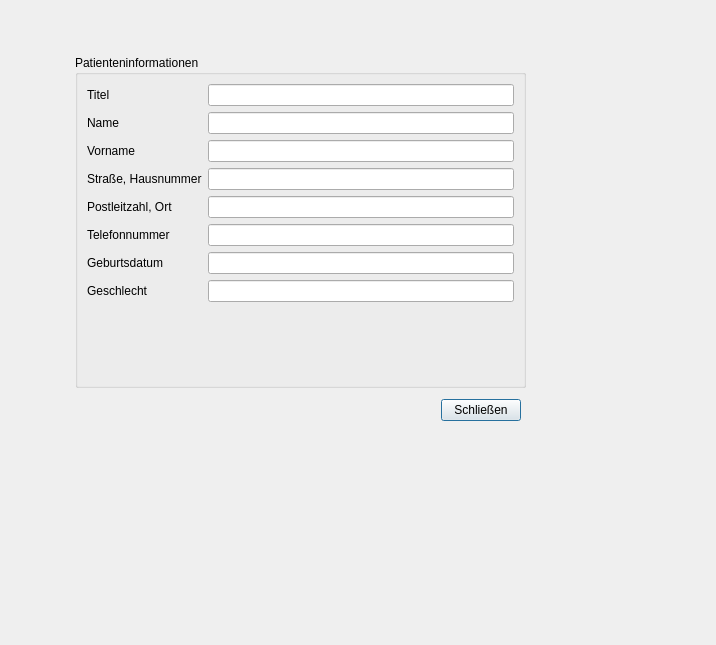
<?xml version="1.0" encoding="UTF-8"?>
<ui version="4.0">
 <class>patientviewdialog</class>
 <widget class="QDialog" name="patientviewdialog">
  <property name="geometry">
   <rect>
    <x>0</x>
    <y>0</y>
    <width>716</width>
    <height>645</height>
   </rect>
  </property>
  <property name="windowTitle">
   <string>Form</string>
  </property>
  <widget class="QWidget" name="verticalLayoutWidget">
   <property name="geometry">
    <rect>
     <x>70</x>
     <y>50</y>
     <width>461</width>
     <height>381</height>
    </rect>
   </property>
   <layout class="QVBoxLayout" name="verticalLayout">
    <property name="leftMargin">
     <number>5</number>
    </property>
    <property name="topMargin">
     <number>5</number>
    </property>
    <property name="rightMargin">
     <number>5</number>
    </property>
    <property name="bottomMargin">
     <number>5</number>
    </property>
    <item>
     <widget class="QGroupBox" name="PatientInfoGroupBox">
      <property name="minimumSize">
       <size>
        <width>0</width>
        <height>0</height>
       </size>
      </property>
      <property name="title">
       <string>Patienteninformationen</string>
      </property>
      <layout class="QFormLayout" name="formLayout">
       <item row="0" column="0">
        <widget class="QLabel" name="TitleLabel">
         <property name="text">
          <string>Titel</string>
         </property>
        </widget>
       </item>
       <item row="0" column="1">
        <widget class="QLineEdit" name="TitleLineEdit">
         <property name="readOnly">
          <bool>true</bool>
         </property>
        </widget>
       </item>
       <item row="1" column="0">
        <widget class="QLabel" name="NameLabel">
         <property name="text">
          <string>Name</string>
         </property>
        </widget>
       </item>
       <item row="1" column="1">
        <widget class="QLineEdit" name="NameLineEdit">
         <property name="readOnly">
          <bool>true</bool>
         </property>
        </widget>
       </item>
       <item row="2" column="0">
        <widget class="QLabel" name="FirstNameLabel">
         <property name="text">
          <string>Vorname</string>
         </property>
        </widget>
       </item>
       <item row="2" column="1">
        <widget class="QLineEdit" name="FirstNameLineEdit">
         <property name="readOnly">
          <bool>true</bool>
         </property>
        </widget>
       </item>
       <item row="3" column="0">
        <widget class="QLabel" name="StreetLabel">
         <property name="text">
          <string>Straße, Hausnummer</string>
         </property>
        </widget>
       </item>
       <item row="3" column="1">
        <widget class="QLineEdit" name="StreetLineEdit">
         <property name="readOnly">
          <bool>true</bool>
         </property>
        </widget>
       </item>
       <item row="4" column="0">
        <widget class="QLabel" name="CityLabel">
         <property name="text">
          <string>Postleitzahl, Ort</string>
         </property>
        </widget>
       </item>
       <item row="4" column="1">
        <widget class="QLineEdit" name="CityLineEdit">
         <property name="readOnly">
          <bool>true</bool>
         </property>
        </widget>
       </item>
       <item row="5" column="0">
        <widget class="QLabel" name="PhoneNrLabel">
         <property name="text">
          <string>Telefonnummer</string>
         </property>
        </widget>
       </item>
       <item row="5" column="1">
        <widget class="QLineEdit" name="PhoneNrLineEdit">
         <property name="readOnly">
          <bool>true</bool>
         </property>
        </widget>
       </item>
       <item row="6" column="0">
        <widget class="QLabel" name="BirthdayLabel">
         <property name="text">
          <string>Geburtsdatum</string>
         </property>
        </widget>
       </item>
       <item row="6" column="1">
        <widget class="QLineEdit" name="BirthdayLineEdit">
         <property name="readOnly">
          <bool>true</bool>
         </property>
        </widget>
       </item>
       <item row="7" column="0">
        <widget class="QLabel" name="GenderLabel">
         <property name="text">
          <string>Geschlecht</string>
         </property>
        </widget>
       </item>
       <item row="7" column="1">
        <widget class="QLineEdit" name="GenderLineEdit">
         <property name="readOnly">
          <bool>true</bool>
         </property>
        </widget>
       </item>
      </layout>
     </widget>
    </item>
    <item>
     <layout class="QHBoxLayout" name="horizontalLayout">
      <property name="leftMargin">
       <number>5</number>
      </property>
      <property name="topMargin">
       <number>5</number>
      </property>
      <property name="rightMargin">
       <number>5</number>
      </property>
      <property name="bottomMargin">
       <number>5</number>
      </property>
      <item>
       <spacer name="horizontalSpacer">
        <property name="orientation">
         <enum>Qt::Orientation::Horizontal</enum>
        </property>
        <property name="sizeHint" stdset="0">
         <size>
          <width>40</width>
          <height>20</height>
         </size>
        </property>
       </spacer>
      </item>
      <item>
       <widget class="QPushButton" name="closeButton">
        <property name="text">
         <string>Schließen</string>
        </property>
       </widget>
      </item>
     </layout>
    </item>
   </layout>
  </widget>
 </widget>
 <resources/>
 <connections>
  <connection>
   <sender>closeButton</sender>
   <signal>clicked()</signal>
   <receiver>patientviewdialog</receiver>
   <slot>accept()</slot>
   <hints>
    <hint type="sourcelabel">
     <x>500</x>
     <y>385</y>
    </hint>
    <hint type="destinationlabel">
     <x>607</x>
     <y>419</y>
    </hint>
   </hints>
  </connection>
 </connections>
</ui>
